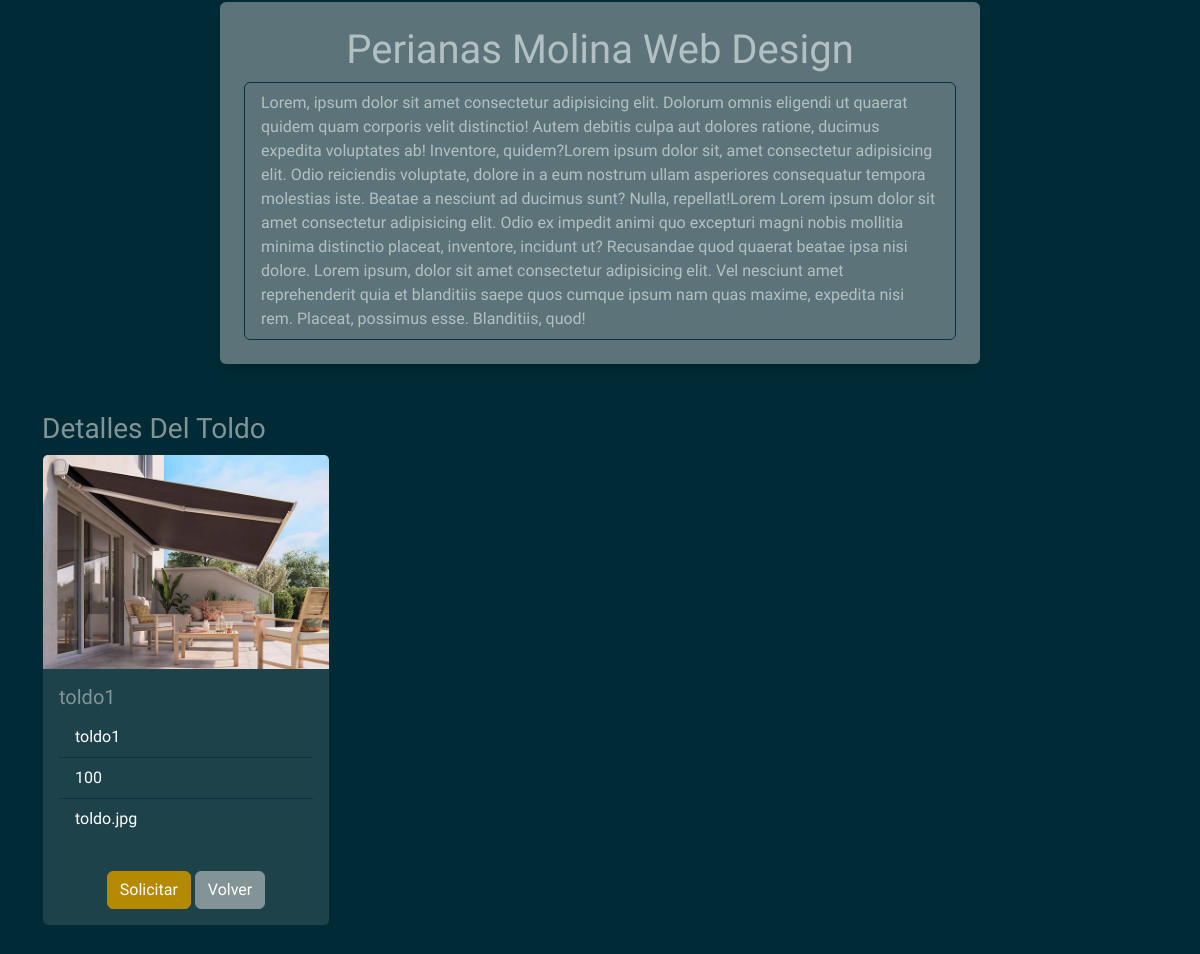
Before: /toldo_user (signed in, lower part) with the older database file.
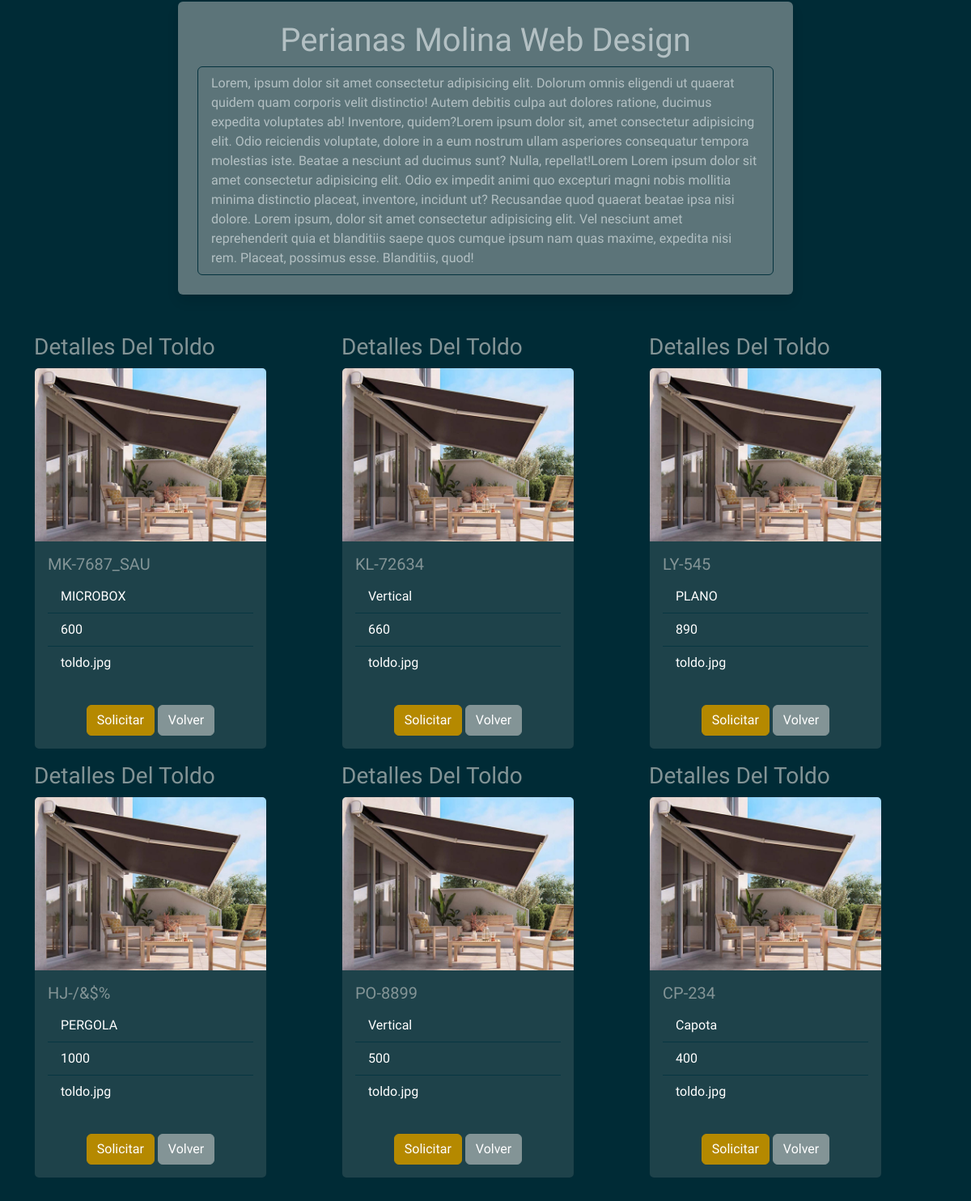
After: the same page with the newer database file.
### myapp/models.py (models this page shows)
    class Toldo(db.Model):
        __tablename__ = "Toldo"  # Nombre de la tabla que se crea
        Toldo_id = db.Column("toldo_id", db.Integer, Sequence(
            'toldo_id_seq'),  primary_key=True)
        Modelo = db.Column(db.String(20))
        Tipo = db.Column(db.String(30))
        Dimensiones = db.Column(db.String(30))
        Imagen = db.Column(db.String(30))

### myapp/views.py (the view)
    @app.route("/toldo_user", methods=["GET", "POST"])
    def toldo_user():
        list_toldo = db_access["list_toldos"]
        toldos = list_toldo()
        usuario = session['usuario']
        usu = usuario
        return render_template("user/toldos_user.html", toldos=toldos, usu=usu)

### myapp/templates/user/toldos_user.html (shortened to what this page needs)
<!DOCTYPE html>
<html>
<head>
    <link href="https://cdn.jsdelivr.net/npm/bootstrap@5.1.3/dist/css/bootstrap.min.css" rel="stylesheet"
>
    <link rel="stylesheet" href="../static/style/bootstrap.min(8).css">
    <link href="https://cdnjs.cloudflare.com/ajax/libs/font-awesome/4.0.3/css/font-awesome.css" rel="stylesheet">
</head>
<body>
    {% include 'includes/navbar_user.html' %}
    <section class="pt-5 pb-5">
        <div class="container">
            <div class="row justify-content-center mt-5">
                <div class="col-8 bg-secondary p-4 rounded shadow text-white" style="opacity: 0.7;">
                    <h1 class=" row justify-content-center ">Perianas Molina Web Design</h1>
                    <ul class="list-group">
                        <li class="list-group-item">Lorem, ipsum dolor sit amet consectetur adipisicing elit. Dolorum
                            omnis
                            eligendi ut quaerat quidem quam corporis velit distinctio! Autem debitis culpa aut dolores
                            ratione, ducimus expedita voluptates ab! Inventore, quidem?Lorem ipsum dolor sit, amet
                            consectetur adipisicing elit. Odio reiciendis voluptate, dolore in a eum nostrum ullam
                            asperiores consequatur tempora molestias iste. Beatae a nesciunt ad ducimus sunt? Nulla,
                            repellat!Lorem Lorem ipsum dolor sit amet consectetur adipisicing elit. Odio ex impedit
                            animi
                            quo excepturi magni nobis mollitia minima distinctio placeat, inventore, incidunt ut?
                            Recusandae
                            quod quaerat beatae ipsa nisi dolore. Lorem ipsum, dolor sit amet consectetur adipisicing
                            elit.
                            Vel nesciunt amet reprehenderit quia et blanditiis saepe quos cumque ipsum nam quas maxime,
                            expedita nisi rem. Placeat, possimus esse. Blanditiis, quod!</li>
                    </ul>
                </div>
            </div>
            <div class="row mt-5">
                {% for toldo in toldos %}
                <div class="col-4">
                    <p class="list-group">
                    <h3>Detalles Del Toldo</h3>
                    <div class="card" style="width: 18rem;">
                        <img src="../static/style/img/{{toldo.Imagen}}" class="card-img-top" alt="...">
                        <div class="card-body">
                            <h5 class="card-title">
                                {{toldo.Modelo}}
                            </h5>
                            <ul class="list-group list-group-flush">
                                <li class="list-group-item">
                                    {{toldo.Tipo}}
                                </li>
                                <li class="list-group-item">
                                    {{toldo.Dimensiones}}
                                </li>
                                <li class="list-group-item">
                                    {{toldo.Imagen}}
                                </li>
                            </ul>
                        </div>
                        <div class="card-body mx-auto">
                            <a class="btn btn-primary" href="/details_toldo/{{toldo.Toldo_id}}">Solicitar</a>
                            <a class="btn btn-secondary" href="#">Volver</a>
                        </div>
                    </div>
                    </p>
                </div>
                {% endfor %}
            </div>
        </div>
    </section>
</body>
</html>

### myapp/templates/includes/navbar_user.html (shortened to what this page needs)
<link href="https://cdnjs.cloudflare.com/ajax/libs/font-awesome/5.10.0/css/all.min.css" rel="stylesheet">

Changed rows visible on the page:
changed Toldo: Modelo "toldo1" → "MK-7687_SAU"; Tipo "toldo1" → "MICROBOX"; Dimensiones "100" → "600"
added Toldo: Imagen (picture), Modelo "KL-72634", Tipo "Vertical", Dimensiones "660", Imagen "toldo.jpg"
added Toldo: Imagen (picture), Modelo "LY-545", Tipo "PLANO", Dimensiones "890", Imagen "toldo.jpg"
added Toldo: Imagen (picture), Modelo "HJ-/&$%", Tipo "PERGOLA", Dimensiones "1000", Imagen "toldo.jpg"
added Toldo: Imagen (picture), Modelo "PO-8899", Tipo "Vertical", Dimensiones "500", Imagen "toldo.jpg"
added Toldo: Imagen (picture), Modelo "CP-234", Tipo "Capota", Dimensiones "400", Imagen "toldo.jpg"
